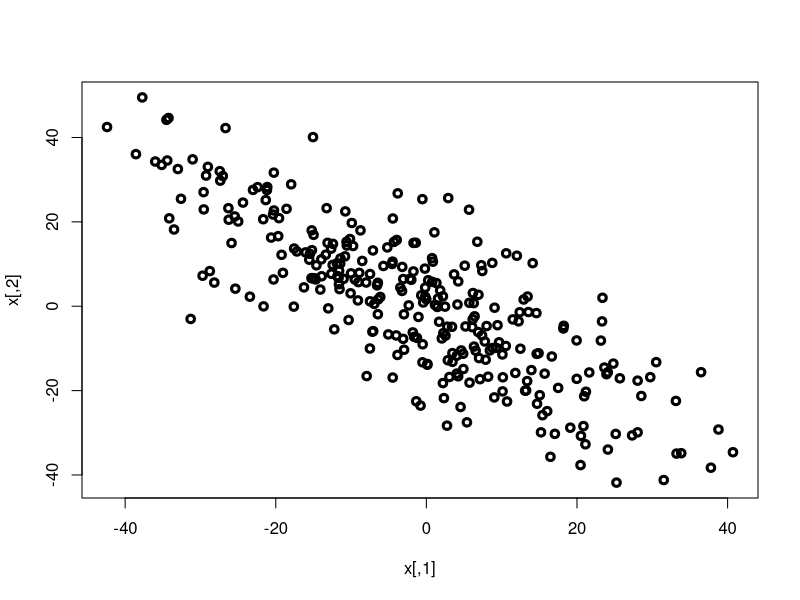

The R source for this figure:
# Multivariate T-Test
## Hotelling's T-Test

p <- 2  # two dimensional case
mu0 <- c(0, 0)
# population covariance; pretend unknown
cov_matrix <- matrix(c(6, -15, -15, 9), nrow = 2, ncol = 2)
cov_matrix <- cov_matrix %*% t(cov_matrix) # make invertible

# simulate data from null hypothesis: N2(mu0, cov_matrix)
library(MASS)
n <- 300
set.seed(12345)

x <- mvrnorm(n, mu0, cov_matrix)
x_bar <- matrix(apply(x, MARGIN = 2, FUN = mean), nrow = 2, ncol = 1)
s <- cov(x) #sample covariance matrix
s
mu0 <- matrix(mu0, nrow = 2, ncol = 1)

head(x)
plot(x, lwd = 3)

# Hotelling's T-Test
## chance of rejecting null is going to be controlled by alpha
alpha <- 0.05

## calculate test statistic
t2 <- (n * t(x_bar - mu0)) %*% solve(s) %*% (x_bar - mu0)

## calculate f-score and critical point
f <- (n - p) / ((n - 1) * p) * t2
cp <- qf(1 - alpha, p, n - p)

if (f >= cp) {
    cat("The F-Score is in the critical region; reject null hypothesis.")
} else {
    cat("The F-Score is not in the critical region; accept null hypothesis.")
}
